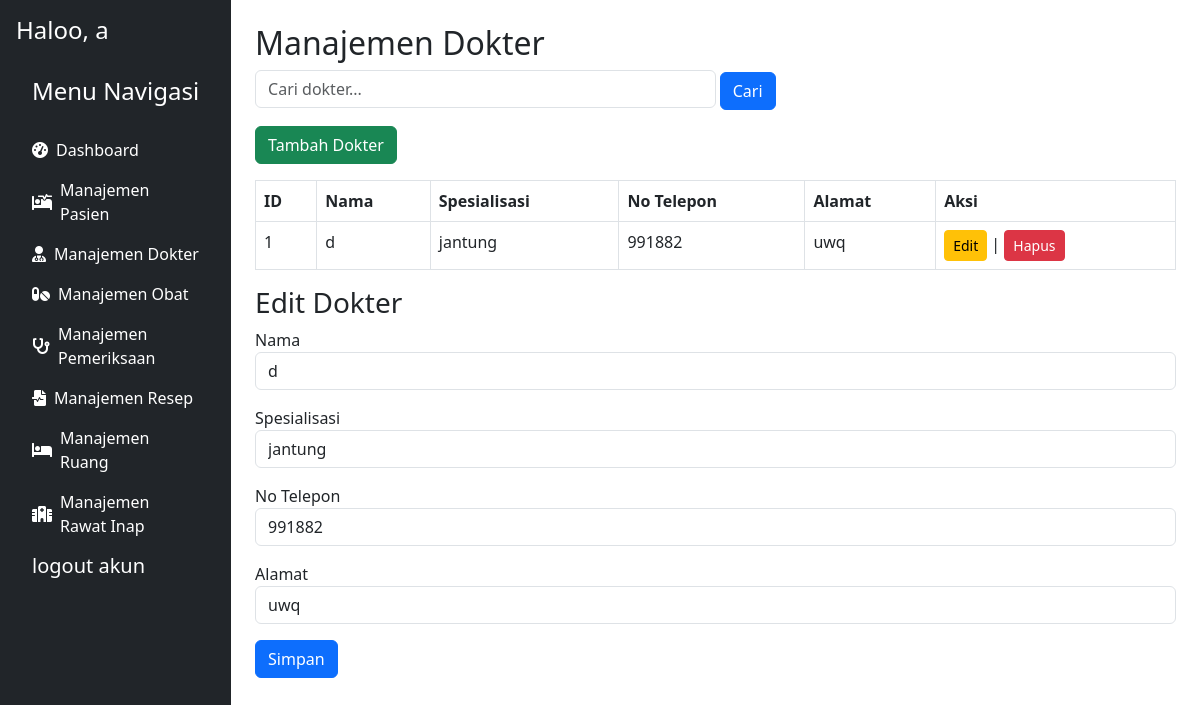
Page /dokter.php?id=1 (signed in) on the committed database.
### tables this page shows
CREATE TABLE `dokter` (
  `id_dokter` int(11) NOT NULL,
  `nama` varchar(100) NOT NULL,
  `spesialisasi` varchar(50) DEFAULT NULL,
  `no_telepon` varchar(15) DEFAULT NULL,
  `alamat` text NOT NULL
);

### dokter.php (the view, shortened to what this page needs)
<?php
include 'db.php';
$search = isset($_GET['search']) ? $_GET['search'] : '';
$result = $conn->query("SELECT * FROM dokter WHERE nama LIKE '%$search%' ORDER BY nama ASC");
if (isset($_GET['id'])) {
    $id = $_GET['id'];
    $result_edit = $conn->query("SELECT * FROM dokter WHERE id_dokter = $id");
    $data_edit = $result_edit->fetch_assoc();
}
?>
<!DOCTYPE html>
<html lang="id">
<head>
    <link rel="stylesheet" href="styles.css">
    <link href="https://cdn.jsdelivr.net/npm/bootstrap@5.3.0/dist/css/bootstrap.min.css" rel="stylesheet">
</head>
<body>
    <div class="d-flex">
        <?php include 'sidebar.php'; ?>
        <div class="container-fluid p-4">
            <h2>Manajemen Dokter</h2>
            <form method="GET" action="" class="mb-3">
                <input type="text" name="search" placeholder="Cari dokter..." class="form-control d-inline w-50">
                <button type="submit" class="btn btn-primary">Cari</button>
            </form>
            <a href="dokter.php" class="btn btn-success mb-3">Tambah Dokter</a>
            <table class="table table-bordered">
                <thead>
                    <tr>
                        <th>ID</th>
                        <th>Nama</th>
                        <th>Spesialisasi</th>
                        <th>No Telepon</th>
                        <th>Alamat</th>
                        <th>Aksi</th>
                    </tr>
                </thead>
                <tbody>
                    <?php while ($row = $result->fetch_assoc()): ?>
                    <tr>
                        <td><?= $row['id_dokter']; ?></td>
                        <td><?= $row['nama']; ?></td>
                        <td><?= $row['spesialisasi']; ?></td>
                        <td><?= $row['no_telepon']; ?></td>
                        <td><?= $row['alamat']; ?></td>
                        <td>
                            <a href="dokter.php?id=<?= $row['id_dokter']; ?>" class="btn btn-warning btn-sm">Edit</a> |
                            <a href="hapus_dokter.php?id=<?= $row['id_dokter']; ?>" class="btn btn-danger btn-sm" onclick="return confirm('Yakin ingin menghapus?')">Hapus</a>
                        </td>
                    </tr>
                    <?php endwhile; ?>
                </tbody>
            </table>
            <h3><?= isset($_GET['id']) ? 'Edit' : 'Tambah'; ?> Dokter</h3>
            <form method="POST" action="">
                <div class="mb-3">
                    <label>Nama</label>
                    <input type="text" name="nama" class="form-control" value="<?= isset($data_edit['nama']) ? $data_edit['nama'] : ''; ?>" required>
                </div>
                <div class="mb-3">
                    <label>Spesialisasi</label>
                    <input type="text" name="spesialisasi" class="form-control" value="<?= isset($data_edit['spesialisasi']) ? $data_edit['spesialisasi'] : ''; ?>" required>
                </div>
                <div class="mb-3">
                    <label>No Telepon</label>
                    <input type="text" name="no_telepon" class="form-control" value="<?= isset($data_edit['no_telepon']) ? $data_edit['no_telepon'] : ''; ?>" required>
                </div>
                <div class="mb-3">
                    <label>Alamat</label>
                    <input type="text" name="alamat" class="form-control" value="<?= isset($data_edit['alamat']) ? $data_edit['alamat'] : ''; ?>" required>
                </div>
                <button type="submit" name="tambah_dokter" class="btn btn-primary">Simpan</button>
            </form>
        </div>
    </div>
</body>
</html>

### rows in the picture
dokter: id_dokter "1", nama "d", spesialisasi "jantung", no_telepon "991882", alamat "uwq"

### other values in the picture
$username "a"
